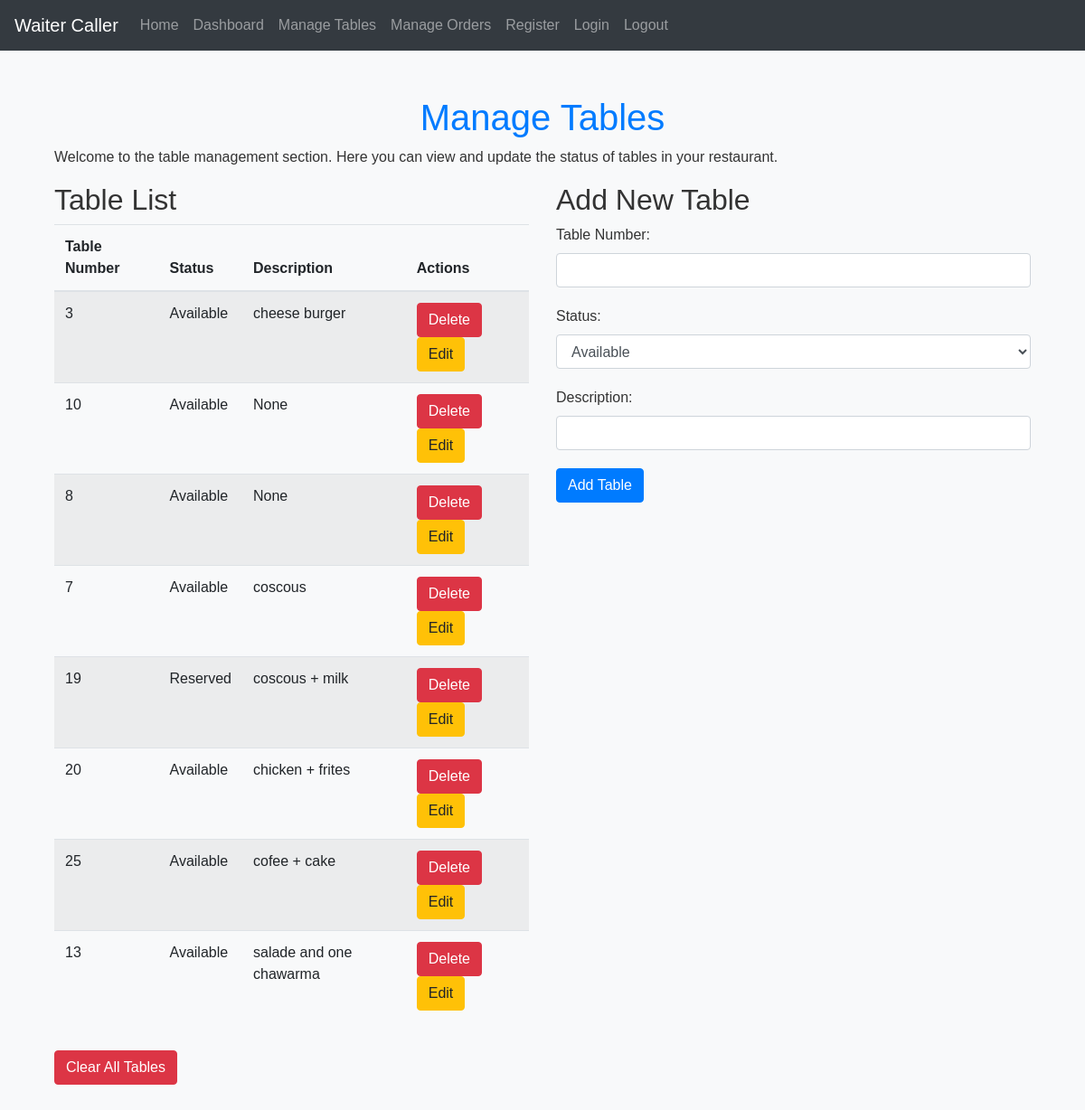
Page /manage_tables (signed in) on the earlier database version.
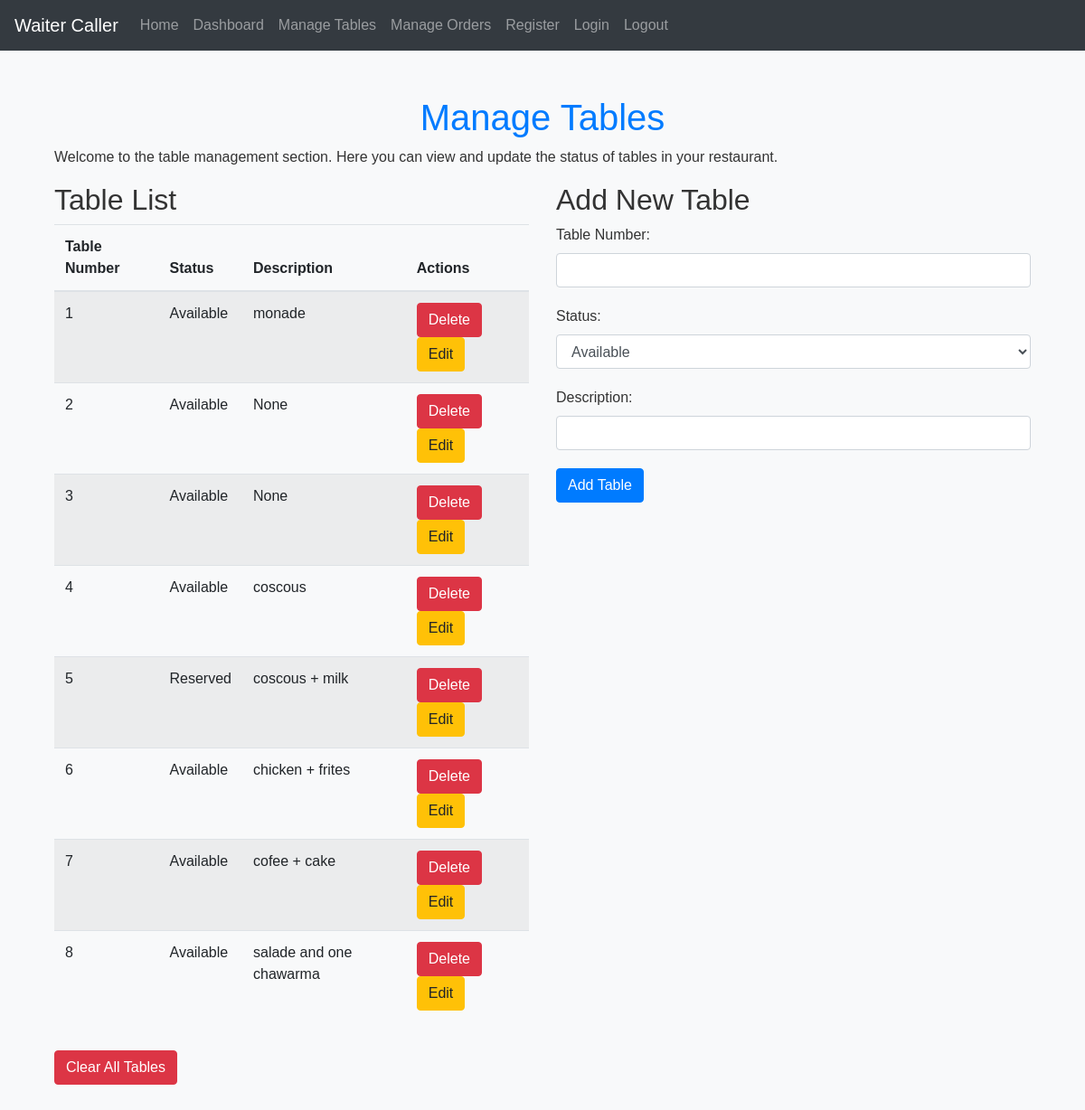
Same page on the later database version.
### models.py (models this page shows)
class Table(db.Model):
    id = db.Column(db.Integer, primary_key=True)
    number = db.Column(db.Integer, unique=True, nullable=False)
    status = db.Column(db.String(20), nullable=False)

### app.py (the view, shortened to what this page needs)
@app.route('/manage_tables', methods=['GET', 'POST'])
def manage_tables():
    if 'user_id' not in session:
        flash('Please log in to manage tables.', 'error')
        return redirect(url_for('login'))
    tables = Table.query.all()
    return render_template('manage_tables.html', tables=tables)

### templates/manage_tables.html (shortened to what this page needs)
{% extends 'base.html' %}
{% block content %}
<div class="container mt-5">
    <h1 class="text-center">Manage Tables</h1>
    <p>Welcome to the table management section. Here you can view and update the status of tables in your restaurant.</p>
    <div class="row">
        <div class="col-md-6">
            <h2>Table List</h2>
            <table class="table table-striped">
                <thead>
                    <tr>
                        <th>Table Number</th>
                        <th>Status</th>
                        <th>Description</th>
                        <th>Actions</th>
                    </tr>
                </thead>
                <tbody>
                    {% for table in tables %}
                        <tr>
                            <td>{{ table.table_number }}</td>
                            <td>{{ table.status }}</td>
                            <td>{{ table.description }}</td>
                            <td>
                                <form method="POST" action="{{ url_for('delete_table', table_id=table.id) }}" style="display: inline;">
                                    <button type="submit" class="btn btn-danger">Delete</button>
                                </form>
                                <a href="{{ url_for('edit_table', table_id=table.id) }}" class="btn btn-warning">Edit</a>
                            </td>
                        </tr>
                    {% endfor %}
                </tbody>
            </table>
            <form method="POST" action="{{ url_for('clear_tables') }}" onsubmit="return confirm('Are you sure you want to delete all tables?');">
                <button type="submit" class="btn btn-danger mt-3">Clear All Tables</button>
            </form>
        </div>
        <div class="col-md-6">
            <h2>Add New Table</h2>
            <form method="POST" action="{{ url_for('manage_tables') }}">
                <div class="form-group">
                    <label for="table_number">Table Number:</label>
                    <input type="number" class="form-control" id="table_number" name="table_number" required>
                </div>
                <div class="form-group">
                    <label for="status">Status:</label>
                    <select class="form-control" id="status" name="status" required>
                        <option value="Available">Available</option>
                    </select>
                </div>
                <div class="form-group">
                    <label for="description">Description:</label>
                    <input type="text" class="form-control" id="description" name="description">
                </div>
                <button type="submit" class="btn btn-primary">Add Table</button>
            </form>
        </div>
    </div>
</div>
{% endblock %}

Differences in the rows shown:
changed Table: table_number "3" → "1"; description "cheese burger" → "monade"
changed Table (number 2 of 8 on the later page): table_number "10" → "2"
changed Table (number 3 of 8 on the later page): table_number "8" → "3"
changed Table "coscous": table_number "7" → "4"
changed Table "Reserved": table_number "19" → "5"
changed Table "chicken + frites": table_number "20" → "6"
changed Table "cofee + cake": table_number "25" → "7"
changed Table "salade and one chawarma": table_number "13" → "8"
